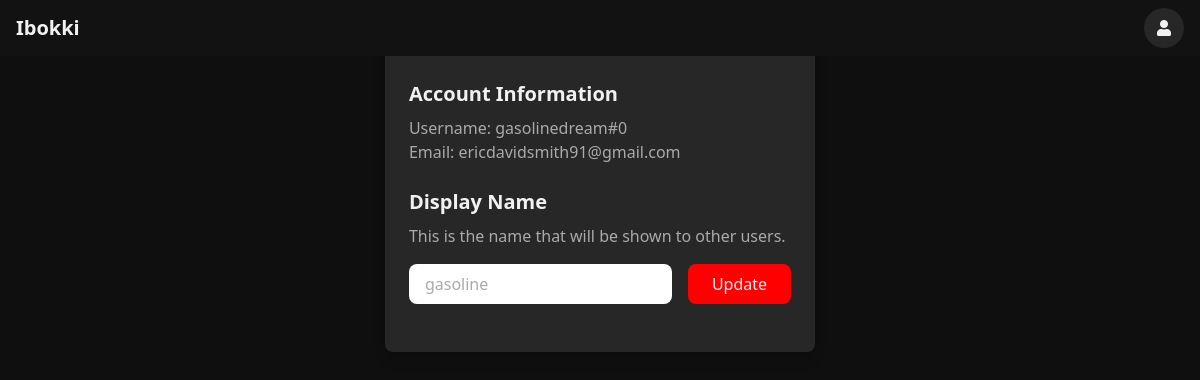
Page /profile/ (signed in) on the committed database.
### home/models.py (models this page shows, shortened)
class CustomUser(AbstractUser):
    display_name = models.CharField(max_length=100, unique=True, null=True, blank=True)

### home/views.py (the view, shortened to what this page needs)
# urls.py: path('profile/', views.profile_view, name='profile'),
@login_required
def profile_view(request):
    return render(request, "home/profile.html", {
        "user": request.user
    })

### home/auth.py (called while the page is built)
    def get_user(self, user_id):
        try:
            return CustomUser.objects.get(pk=user_id)
        except CustomUser.DoesNotExist:
            return None

### home/templates/home/profile.html (shortened to what this page needs)
{% extends "home/base.html" %}
{% load static %}
{% block content %}
<div class="max-w-2xl mx-auto">
    <div class="bg-youtube-secondary p-6 rounded-lg shadow-lg">
        <h1 class="text-2xl font-bold text-youtube-primary mb-6">Profile Settings</h1>
        <div class="mb-6">
            <h2 class="text-xl font-semibold text-youtube-primary mb-2">Account Information</h2>
            <p class="text-youtube-secondary">Username: {{ user.username }}</p>
            <p class="text-youtube-secondary">Email: {{ user.email }}</p>
        </div>
        <div class="mb-6">
            <h2 class="text-xl font-semibold text-youtube-primary mb-2">Display Name</h2>
            <p class="text-youtube-secondary mb-4">This is the name that will be shown to other users.</p>
            <form method="post" class="space-y-4">
                <div class="flex items-center space-x-4">
                    <input type="text"
                           name="display_name"
                           value="{{ user.display_name }}"
                           class="flex-1 bg-youtube-primary text-youtube-secondary px-4 py-2 rounded-lg focus:outline-none focus:ring-2 focus:ring-red-500"
                           placeholder="Enter your display name">
                    <button type="submit"
                            class="bg-[#ff0000] text-youtube-primary px-6 py-2 rounded-lg hover:bg-[#cc0000] focus:outline-none focus:ring-2 focus:ring-red-500 transition-colors">
                        Update
                    </button>
                </div>
            </form>
        </div>
    </div>
</div>
{% endblock %}

### home/templates/home/base.html (style rules this page uses)
html, body { height: 100%; }
body { background-color: #0f0f0f; color: #f1f1f1; min-height: 100vh; }
.bg-youtube-secondary { background-color: #272727; }
.text-youtube-primary { color: #f1f1f1; }
.text-youtube-secondary { color: #aaaaaa; }

### rows in the picture
CustomUser: username "gasolinedream#0", email "ericdavidsmith91@gmail.com", display_name "gasoline"
